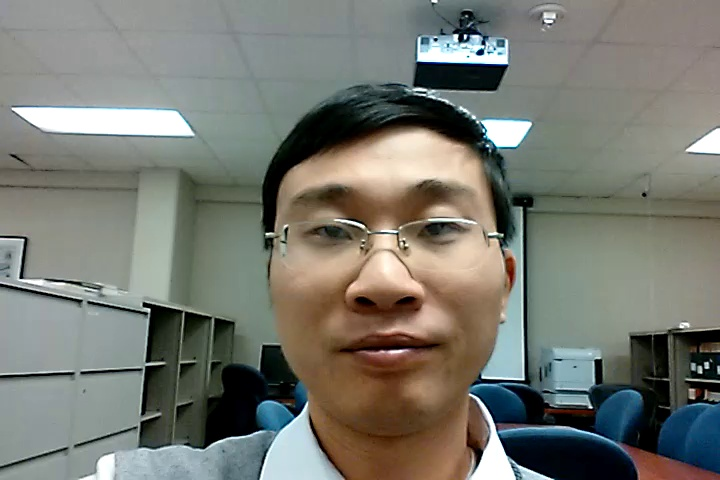
#> input picture data/MSU-MFSD/pics/real/real_client001_android_SD_scene01.jpg, 720 x 480 px, given as the content of the folder /content/drive/MyDrive/Detectedface/ClientFace, which was not available
$ jupyter execute --allow-errors svm_model_experiments.ipynb
#> lines starting #> are read from the running program, lines starting #| are printed output that depends on the picture; pictures that were not available may be replaced by others from this repository, and a replacement may not be noted
### src/features/lbp_extractor.py
import cv2
import numpy as np
from skimage.feature import local_binary_pattern

class LBPExtractor:
    def __init__(self, num_points=24, radius=3, grid_x=4, grid_y=4):
        self.num_points = num_points
        self.radius = radius # INCREASED: Looks at material rather than noise
        self.grid_x = grid_x
        self.grid_y = grid_y

    def extract(self, image):
        if len(image.shape) == 3:
            img_ycbcr = cv2.cvtColor(image, cv2.COLOR_BGR2YCrCb)
        else:
            # Fallback for grayscale input, though this extractor expects color for Cr/Cb focus
            img_bgr = cv2.cvtColor(image, cv2.COLOR_GRAY2BGR)
            img_ycbcr = cv2.cvtColor(img_bgr, cv2.COLOR_BGR2YCrCb)

        final_feature_vector = []

        # RESEARCH STEP: Use only Cr and Cb channels (skip Y which is channel 0)
        # to focus on material chrominance distortion
        for channel_idx in [1, 2]:
            channel = img_ycbcr[:, :, channel_idx]
            clahe = cv2.createCLAHE(clipLimit=2.0, tileGridSize=(8,8))
            channel = clahe.apply(channel)

            # method="uniform" with higher radius captures macro-texture
            lbp = local_binary_pattern(channel, self.num_points, self.radius, method="uniform")

            h, w = channel.shape
            cell_h, cell_w = h // self.grid_y, w // self.grid_x
            n_bins = self.num_points + 2

            for i in range(self.grid_y):
                for j in range(self.grid_x):
                    cell_lbp = lbp[i*cell_h:(i+1)*cell_h, j*cell_w:(j+1)*cell_w]
                    # density=True normalizes the histogram
                    hist, _ = np.histogram(cell_lbp.ravel(), bins=n_bins, range=(0, n_bins), density=True)
                    final_feature_vector.extend(hist)

        return np.array(final_feature_vector)

### notebooks/svm_model_experiments.ipynb
[cell 1]
import os
import cv2
import numpy as np
import matplotlib.pyplot as plt
from sklearn.model_selection import train_test_split, GridSearchCV
from sklearn.preprocessing import StandardScaler
from sklearn.decomposition import PCA
from sklearn.svm import SVC
from sklearn.metrics import classification_report
from skimage.feature import local_binary_pattern
from src.features.lbp_extractor import LBPExtractor

[cell 2]
REAL_LABEL = 0
IMPOSTER_LABEL = 1
IMG_SIZE = (128, 128)

[cell 3]
attack_dir = r"/content/drive/MyDrive/Detectedface/ImposterFace"
real_dir = r"/content/drive/MyDrive/Detectedface/ClientFace"
extractor = LBPExtractor(grid_x=4, grid_y=4)
x = []
y = []

[cell 4]
def load_data(directory, label):
    count = 0
    # Walk through directory to find all image files
    for root, _, files in os.walk(directory):
        for filename in files:
            if filename.lower().endswith(('.jpg', '.png', '.jpeg', '.bmp')):
                img_path = os.path.join(root, filename)
                img = cv2.imread(img_path)
                if img is not None:
                    try:
                        # Resize and Extract
                        img_resized = cv2.resize(img, IMG_SIZE)
                        feat = extractor.extract(img_resized)
                        x.append(feat)
                        y.append(label)
                        count += 1
                    except Exception as e:
                        print(f"Error processing {filename}: {e}")
    return count

[cell 5]
print("Starting data loading...")
n_real = load_data(real_dir, REAL_LABEL)
#> in load_data, img is the input picture: shape (480, 720, 3); mean B, G, R 112.7, 120.8, 119.5
#> in load_data, `img_resized = cv2.resize(img, IMG_SIZE)`:
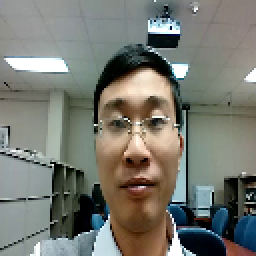
#> img_resized: shape (128, 128, 3) (shown 2 times larger); mean B, G, R 112.7, 120.8, 119.5
#> in extract, `img_ycbcr = cv2.cvtColor(image, cv2.COLOR_BGR2YCrCb)`: img_ycbcr: shape (128, 128, 3); mean of channels 0, 1, 2 119.5, 128, 124.2
#> the loop in extract, `for channel_idx in [1, 2]:` made 2 passes
#> pass 1, in extract, `channel = img_ycbcr[:, :, channel_idx]`:
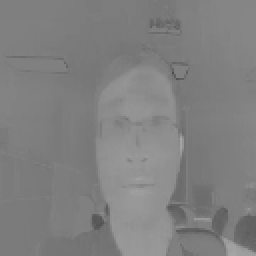
#> channel: shape (128, 128) (shown 2 times larger); min 73, max 169, mean 128
#> pass 1, in extract, `channel = clahe.apply(channel)`:
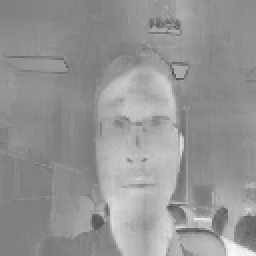
#> channel: shape (128, 128) (shown 2 times larger); min 75, max 250, mean 148.8
#> pass 1, in extract, `lbp = local_binary_pattern(channel, self.num_points, self.radius, meth..`:
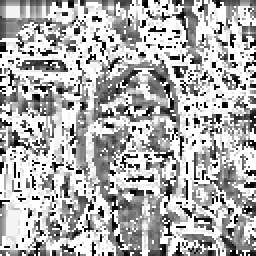
#> lbp: shape (128, 128) float64 (shown 2 times larger); min 0, max 25, mean 17.2; drawn with min black and max white
#> pass 2, in extract, `channel = img_ycbcr[:, :, channel_idx]`:
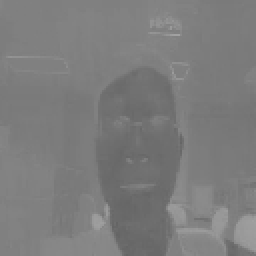
#> channel: shape (128, 128) (shown 2 times larger); min 100, max 162, mean 124.2
#> after the loop in extract, `for channel_idx in [1, 2]:`:
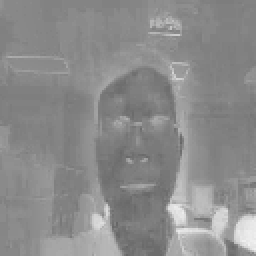
#> channel: shape (128, 128) (shown 2 times larger); min 102, max 241, mean 139.4
#> after the loop in extract, `for channel_idx in [1, 2]:`: final_feature_vector = 832 values, max 0.503 at index 77, min 0.00195 at index 71, mean 0.0385
#> in load_data, `feat = extractor.extract(img_resized)`: feat has the same summary as final_feature_vector in extract
print(f"Loaded {n_real} real images.")
n_imposter = load_data(attack_dir, IMPOSTER_LABEL)

$ run again, on data/MSU-MFSD/pics/real/real_client006_android_SD_scene01.jpg
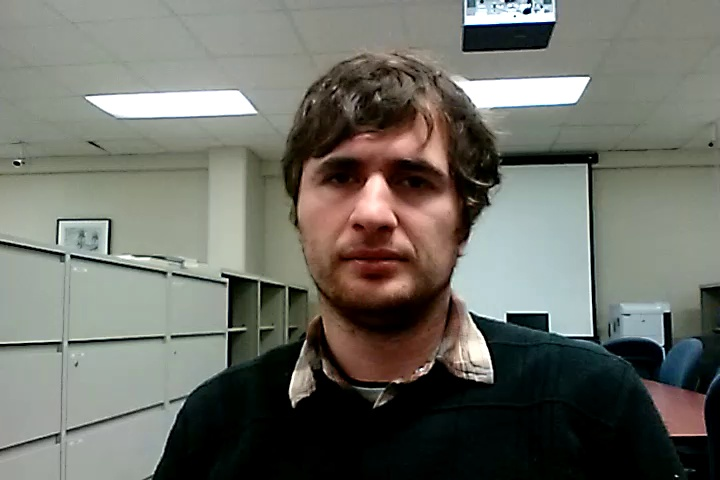
#> input picture data/MSU-MFSD/pics/real/real_client006_android_SD_scene01.jpg, 720 x 480 px, given as the content of the folder /content/drive/MyDrive/Detectedface/ClientFace, which was not available
#> in load_data, img is the input picture: shape (480, 720, 3); mean B, G, R 102.1, 110, 109.1
#> img_ycbcr: shape (128, 128, 3); mean of channels 0, 1, 2 108.6, 128.2, 124.2
#> the loop in extract, `for channel_idx in [1, 2]:` made 2 passes
#> pass 1, in extract, `lbp = local_binary_pattern(channel, self.num_points, self.radius, meth..`:
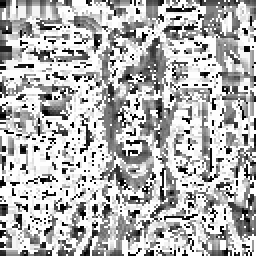
#> lbp: shape (128, 128) float64 (shown 2 times larger); min 0, max 25, mean 17.6; drawn with min black and max white
#> after the loop in extract, `for channel_idx in [1, 2]:`:
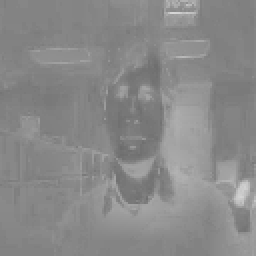
#> channel: shape (128, 128) (shown 2 times larger); min 108, max 215, mean 137
#> after the loop in extract, `for channel_idx in [1, 2]:`: final_feature_vector = 832 values, max 0.521 at index 649, min 0.000977 at index 422, mean 0.0385
#> feat has the same summary as final_feature_vector in extract

$ run again, on data/MSU-MFSD/pics/real/real_client007_android_SD_scene01.jpg
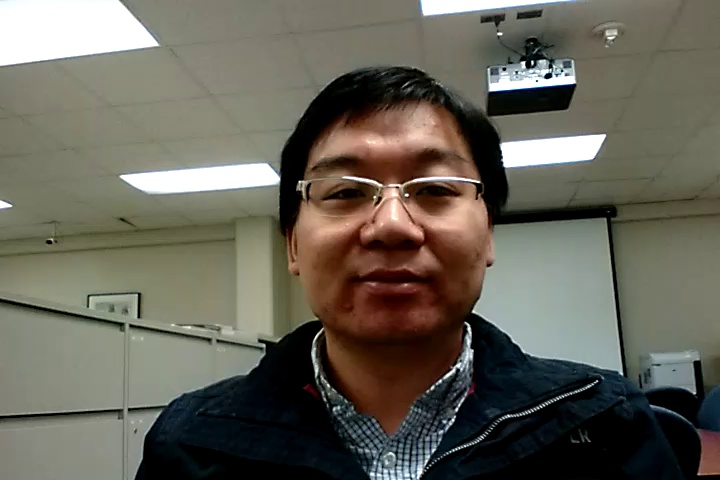
#> input picture data/MSU-MFSD/pics/real/real_client007_android_SD_scene01.jpg, 720 x 480 px, given as the content of the folder /content/drive/MyDrive/Detectedface/ClientFace, which was not available
#> in load_data, img is the input picture: shape (480, 720, 3); mean B, G, R 88.2, 99.1, 102.2
#> img_ycbcr: shape (128, 128, 3); mean of channels 0, 1, 2 98.8, 130.5, 122
#> the loop in extract, `for channel_idx in [1, 2]:` made 2 passes
#> pass 1, in extract, `lbp = local_binary_pattern(channel, self.num_points, self.radius, meth..`:
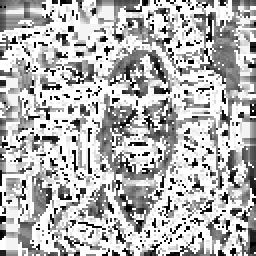
#> lbp: shape (128, 128) float64 (shown 2 times larger); min 0, max 25, mean 17.7; drawn with min black and max white
#> after the loop in extract, `for channel_idx in [1, 2]:`:
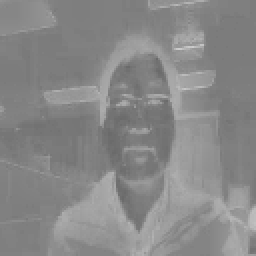
#> channel: shape (128, 128) (shown 2 times larger); min 106, max 205, mean 135.9
#> after the loop in extract, `for channel_idx in [1, 2]:`: final_feature_vector = 832 values, max 0.468 at index 649, min 0.00195 at index 83, mean 0.0385
#> feat has the same summary as final_feature_vector in extract

$ run again, on data/MSU-MFSD/pics/real/real_client008_android_SD_scene01.jpg
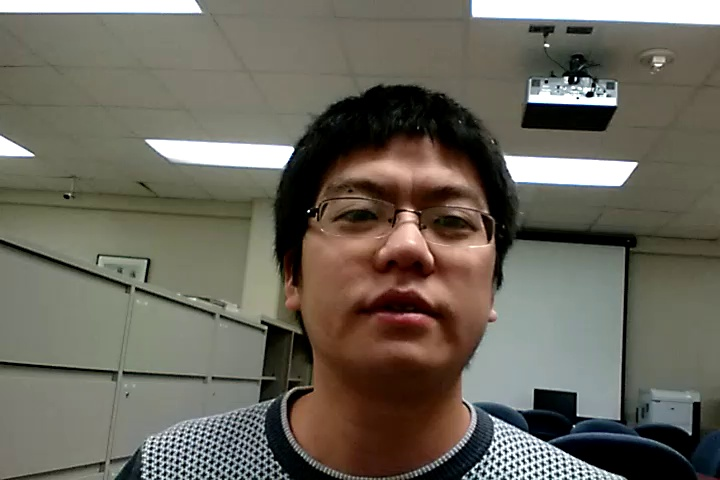
#> input picture data/MSU-MFSD/pics/real/real_client008_android_SD_scene01.jpg, 720 x 480 px, given as the content of the folder /content/drive/MyDrive/Detectedface/ClientFace, which was not available
#> in load_data, img is the input picture: shape (480, 720, 3); mean B, G, R 91.6, 102.8, 107.1
#> img_ycbcr: shape (128, 128, 3); mean of channels 0, 1, 2 102.9, 131.1, 121.7
#> the loop in extract, `for channel_idx in [1, 2]:` made 2 passes
#> pass 1, in extract, `lbp = local_binary_pattern(channel, self.num_points, self.radius, meth..`:
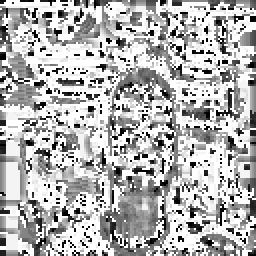
#> lbp: shape (128, 128) float64 (shown 2 times larger); min 0, max 25, mean 17.6; drawn with min black and max white
#> after the loop in extract, `for channel_idx in [1, 2]:`:
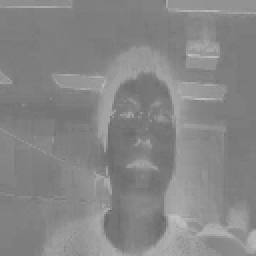
#> channel: shape (128, 128) (shown 2 times larger); min 105, max 196, mean 134.5
#> after the loop in extract, `for channel_idx in [1, 2]:`: final_feature_vector = 832 values, max 0.479 at index 155, min 0.00195 at index 604, mean 0.0385
#> feat has the same summary as final_feature_vector in extract
